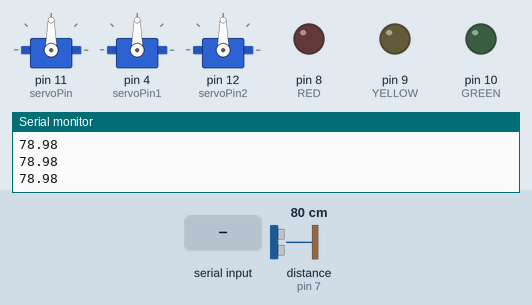
The sketch below on a simulated Arduino Uno, built with avr-gcc and run on an emulated ATmega328P. On the bench: 3 × servo, output pins drawn as LEDs (lit = HIGH), the last lines printed to the serial monitor. Wiring (inferred from the names in the program): ultrasonic range finder: trigger pin 6; echo pin 7. The inputs (shaded band) are chosen by the test bench; at power-on: distance to the obstacle (sensor on pin 7) 80 cm. The echo pulse lasts 58.3 µs per cm; pins used as bus, display or sensor lines are not drawn.

Above: at 1.3 s.
1.4 s: "y\n" received over Serial
At 1.66 s:
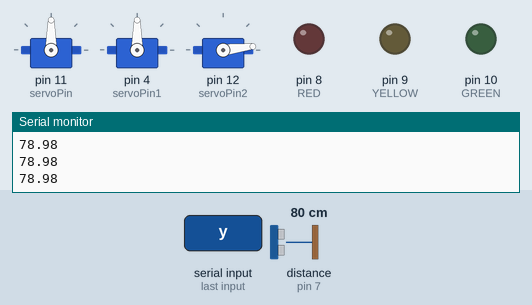
7.4 s: distance to the obstacle (sensor on pin 7) set to 31 cm
At 9.7 s:
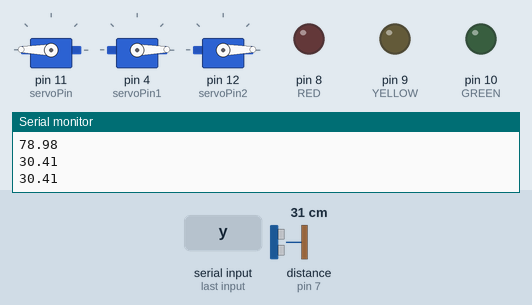
10.4 s: distance to the obstacle (sensor on pin 7) set to 24 cm
At 12.1 s:
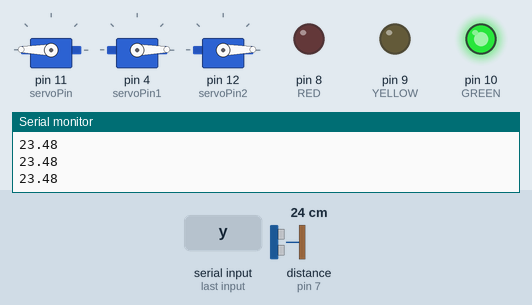
12.8 s: byte 121 ('y') received over Serial
18.8 s: distance to the obstacle (sensor on pin 7) set to 18 cm
At 21.5 s:
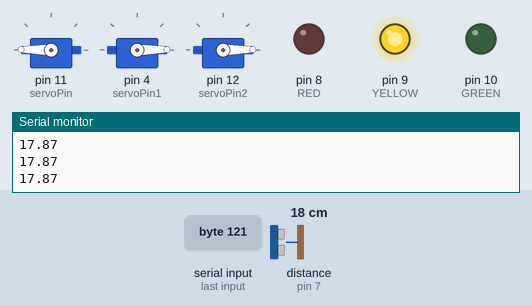
21.8 s: "y\n" received over Serial
Timing chart, 0 to 27.8 s (numbered marks = the images above; inputs shaded):
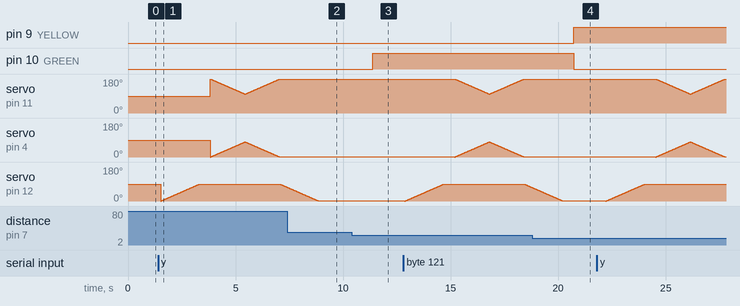

The sketch:

sonic_led.ino
```cpp
/*코드 요약
 동일한 규격의 개체(박스)들이 있다.
 초음파 센서와 개체 간의 거리가 10cm 이하면 빨간색 led로 경고, "FULL" 이라고 Serial 창에 표시
 20cm 이하면 노란색 led로 경고, "OKAY"
 30cm 이하면 초록색, "GOOD"
 30cm 초과면 EMPTY
 Serial 창에 거리에 따른 셔츠 개수(재고) 표시
*/
#include <Servo.h> // 서보모터 라이브러리 사용
Servo servo;  // 서보모터 객체를 servo로 생성
Servo servo1;
Servo servo2;

int TRIG = 6;
int ECHO = 7;

int RED = 8;
int YELLOW = 9;
int GREEN = 10;

int servoPin = 11;
int servoPin1 = 4;
int servoPin2 = 12;

int angle = 0; // servo position in degrees

int shirt=3;
float distance=10;

void setup(){

 Serial.begin(9600);
 pinMode(TRIG,OUTPUT);
 pinMode(ECHO,INPUT);
 pinMode(RED,OUTPUT);
 pinMode(GREEN,OUTPUT);
 pinMode(YELLOW,OUTPUT);

 servo.attach(servoPin); //서보 12핀에 연결
 servo1.attach(servoPin1);
 servo2.attach(servoPin2);
}


void loop(){

  digitalWrite(TRIG, LOW);
  digitalWrite(ECHO, LOW);
  delayMicroseconds(2);
  digitalWrite(TRIG, HIGH);
  delayMicroseconds(10);
  digitalWrite(TRIG, LOW);

  float  duration = pulseIn(ECHO, HIGH);

// echoPin 이 HIGH를 유지한 시간을 저장 한다.

  float distance = ((float)(340 * duration) / 10000) / 2;
  //float distance1 = ((float)(340 * duration) / 10000) / 2;
// HIGH 였을 때 시간(초음파가 보냈다가 다시 들어온 시간)을 가지고 거리를 계산 한다.
  Serial.print('\n');
  Serial.print(distance);
  //Serial.println("cm"); // distance값 뒤에 문자 출력

  delay(500);

  if (distance > 20 &distance<=27) {

    digitalWrite(GREEN, HIGH); // on
    digitalWrite(YELLOW, LOW); // OFF
    digitalWrite(RED, LOW); // OFF
    shirt=1;
    //Serial.println(shirt);
    //Serial.print(" T-shirts LEFT ");
    //Serial.print("\n");
  }

  else if (distance > 10 & distance <= 20){
     digitalWrite(GREEN, LOW); // OFF
     digitalWrite(YELLOW, HIGH); // on
     digitalWrite(RED, LOW); // OFF
     shirt=2;
    //Serial.println(shirt);
    //Serial.print(" T-shirts LEFT ");
    //Serial.print("\n");
   }

   else if (distance > 0 & distance <= 10)  {
    digitalWrite(GREEN, LOW); //OFF
    digitalWrite(YELLOW, LOW); // OFF
    digitalWrite(RED, HIGH); //on
    shirt=3;
    //Serial.println(shirt);
    //Serial.print(" T-shirts LEFT ");
    //Serial.print("\n");
   }
   else{
    digitalWrite(GREEN, LOW); //OFF
    digitalWrite(YELLOW, LOW); // OFF
    digitalWrite(RED, LOW); //OFF
    shirt=0;
    //Serial.print("EMPTY\n");
    //Serial.print("\n");
   }

   //서보모터 작동
   while(Serial.available()>0) {
    char c=Serial.read();
    if(c=='y'){
       for(angle = 0; angle<90; angle++){
        servo2.write(angle);
        delay(20);
       }
       delay(500);

        for(angle = 0; angle < 80; angle++){
             servo.write(180-angle);
             servo1.write(angle);
             delay(20);
         }

  // now scan back from 180 to 0 degrees
        for(angle = 80; angle > 0; angle--){
            servo.write(180-angle);
            servo1.write(angle);
            delay(20);
        }

        for(angle=90; angle>0; angle--){
        servo2.write(angle);
        delay(20);
        }


    }
    else if (c=='n') {
      //exit(1);
    }
 }


}
```

Measured:
- the behaviour switches between 28 and 27 cm on distance to the obstacle (sensor on pin 7) (found by bisection; images 2 and 3)
- the behaviour switches between 21 and 20 cm on distance to the obstacle (sensor on pin 7) (found by bisection; images 3 and 4)
- after the input at 10.4 s, pin 10 (GREEN): LOW → HIGH after 0.97 s
- after the input at 18.8 s, pin 9 (YELLOW): LOW → HIGH after 1.9 s; pin 10 (GREEN): HIGH → LOW after 1.9 s
